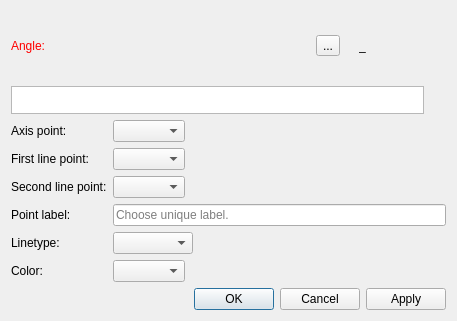
<?xml version="1.0" encoding="UTF-8"?>
<ui version="4.0">
 <class>DialogLineIntersectAxis</class>
 <widget class="QDialog" name="DialogLineIntersectAxis">
  <property name="geometry">
   <rect>
    <x>0</x>
    <y>0</y>
    <width>457</width>
    <height>321</height>
   </rect>
  </property>
  <property name="windowTitle">
   <string>Point intersect line and axis</string>
  </property>
  <property name="windowIcon">
   <iconset resource="../../../vmisc/share/resources/icon.qrc">
    <normaloff>:/icon/64x64/icon64x64.png</normaloff>:/icon/64x64/icon64x64.png</iconset>
  </property>
  <layout class="QVBoxLayout" name="verticalLayout_4">
   <item>
    <layout class="QHBoxLayout" name="horizontalLayout_9">
     <item alignment="Qt::AlignLeft">
      <widget class="QLabel" name="labelEditFormula">
       <property name="sizePolicy">
        <sizepolicy hsizetype="Fixed" vsizetype="Preferred">
         <horstretch>0</horstretch>
         <verstretch>0</verstretch>
        </sizepolicy>
       </property>
       <property name="palette">
        <palette>
         <active>
          <colorrole role="WindowText">
           <brush brushstyle="SolidPattern">
            <color alpha="255">
             <red>255</red>
             <green>0</green>
             <blue>0</blue>
            </color>
           </brush>
          </colorrole>
         </active>
         <inactive>
          <colorrole role="WindowText">
           <brush brushstyle="SolidPattern">
            <color alpha="255">
             <red>255</red>
             <green>0</green>
             <blue>0</blue>
            </color>
           </brush>
          </colorrole>
         </inactive>
         <disabled>
          <colorrole role="WindowText">
           <brush brushstyle="SolidPattern">
            <color alpha="255">
             <red>159</red>
             <green>158</green>
             <blue>158</blue>
            </color>
           </brush>
          </colorrole>
         </disabled>
        </palette>
       </property>
       <property name="text">
        <string>Angle:</string>
       </property>
      </widget>
     </item>
     <item>
      <spacer name="horizontalSpacer_2">
       <property name="orientation">
        <enum>Qt::Horizontal</enum>
       </property>
       <property name="sizeHint" stdset="0">
        <size>
         <width>40</width>
         <height>20</height>
        </size>
       </property>
      </spacer>
     </item>
     <item alignment="Qt::AlignRight">
      <widget class="QToolButton" name="toolButtonExprAngle">
       <property name="toolTip">
        <string>Formula wizard</string>
       </property>
       <property name="text">
        <string notr="true">...</string>
       </property>
       <property name="icon">
        <iconset resource="../../../vmisc/share/resources/icon.qrc">
         <normaloff>:/icon/24x24/fx.png</normaloff>:/icon/24x24/fx.png</iconset>
       </property>
       <property name="iconSize">
        <size>
         <width>24</width>
         <height>24</height>
        </size>
       </property>
      </widget>
     </item>
     <item alignment="Qt::AlignRight">
      <widget class="QLabel" name="label_3">
       <property name="text">
        <string/>
       </property>
       <property name="pixmap">
        <pixmap resource="../../../vmisc/share/resources/icon.qrc">:/icon/24x24/equal.png</pixmap>
       </property>
      </widget>
     </item>
     <item alignment="Qt::AlignRight">
      <widget class="QLabel" name="labelResultCalculation">
       <property name="sizePolicy">
        <sizepolicy hsizetype="Fixed" vsizetype="Preferred">
         <horstretch>0</horstretch>
         <verstretch>0</verstretch>
        </sizepolicy>
       </property>
       <property name="minimumSize">
        <size>
         <width>87</width>
         <height>0</height>
        </size>
       </property>
       <property name="toolTip">
        <string>Value</string>
       </property>
       <property name="text">
        <string notr="true">_</string>
       </property>
      </widget>
     </item>
    </layout>
   </item>
   <item>
    <layout class="QHBoxLayout" name="horizontalLayout_10">
     <item>
      <widget class="QPlainTextEdit" name="plainTextEditFormula">
       <property name="sizePolicy">
        <sizepolicy hsizetype="Expanding" vsizetype="Preferred">
         <horstretch>0</horstretch>
         <verstretch>0</verstretch>
        </sizepolicy>
       </property>
       <property name="maximumSize">
        <size>
         <width>16777215</width>
         <height>28</height>
        </size>
       </property>
       <property name="baseSize">
        <size>
         <width>4</width>
         <height>0</height>
        </size>
       </property>
       <property name="toolTip">
        <string>&lt;html&gt;&lt;head/&gt;&lt;body&gt;
&lt;table width = 370&gt;&lt;tr&gt;&lt;td align = left width =300&gt;&lt;b&gt;Angle Calculation&lt;/b&gt;&lt;br&gt;Angles are specified in degrees, i.e. a full circle equals 360 deg. Positive values for an  angle means counter-clockwise while a negative value means the clockwise direction. Zero degrees is at the 3 o'clock position.&lt;/td&gt;&lt;td align = right valign = middle&gt;&lt;img src=&quot;:/icon/64x64/rotation.png&quot;/&gt;&lt;/td&gt;&lt;/tr&gt;&lt;/table&gt;&lt;/body&gt;&lt;/html&gt;</string>
       </property>
       <property name="tabChangesFocus">
        <bool>true</bool>
       </property>
       <property name="lineWrapMode">
        <enum>QPlainTextEdit::NoWrap</enum>
       </property>
      </widget>
     </item>
     <item>
      <widget class="QPushButton" name="pushButtonGrowLengthAngle">
       <property name="maximumSize">
        <size>
         <width>16</width>
         <height>16</height>
        </size>
       </property>
       <property name="toolTip">
        <string>&lt;html&gt;&lt;head/&gt;&lt;body&gt;&lt;p&gt;Show full calculation in message box&lt;/p&gt;&lt;/body&gt;&lt;/html&gt;</string>
       </property>
       <property name="text">
        <string notr="true"/>
       </property>
       <property name="icon">
        <iconset theme="go-down">
         <normaloff>.</normaloff>.</iconset>
       </property>
       <property name="iconSize">
        <size>
         <width>16</width>
         <height>16</height>
        </size>
       </property>
       <property name="flat">
        <bool>true</bool>
       </property>
      </widget>
     </item>
    </layout>
   </item>
   <item>
    <layout class="QFormLayout" name="formLayout">
     <property name="fieldGrowthPolicy">
      <enum>QFormLayout::ExpandingFieldsGrow</enum>
     </property>
     <item row="0" column="0">
      <widget class="QLabel" name="labelAxisPoint">
       <property name="sizePolicy">
        <sizepolicy hsizetype="Preferred" vsizetype="Preferred">
         <horstretch>0</horstretch>
         <verstretch>0</verstretch>
        </sizepolicy>
       </property>
       <property name="text">
        <string>Axis point:</string>
       </property>
      </widget>
     </item>
     <item row="0" column="1">
      <widget class="QComboBox" name="comboBoxAxisPoint">
       <property name="toolTip">
        <string>Axis Point</string>
       </property>
      </widget>
     </item>
     <item row="1" column="0">
      <widget class="QLabel" name="labelFirstLinePoint">
       <property name="sizePolicy">
        <sizepolicy hsizetype="Preferred" vsizetype="Preferred">
         <horstretch>0</horstretch>
         <verstretch>0</verstretch>
        </sizepolicy>
       </property>
       <property name="text">
        <string>First line point:</string>
       </property>
      </widget>
     </item>
     <item row="1" column="1">
      <widget class="QComboBox" name="comboBoxFirstLinePoint">
       <property name="toolTip">
        <string>First point of line</string>
       </property>
      </widget>
     </item>
     <item row="2" column="0">
      <widget class="QLabel" name="labelSecondLinePoint">
       <property name="sizePolicy">
        <sizepolicy hsizetype="Preferred" vsizetype="Preferred">
         <horstretch>0</horstretch>
         <verstretch>0</verstretch>
        </sizepolicy>
       </property>
       <property name="text">
        <string>Second line point:</string>
       </property>
      </widget>
     </item>
     <item row="2" column="1">
      <widget class="QComboBox" name="comboBoxSecondLinePoint">
       <property name="toolTip">
        <string>Second point of line</string>
       </property>
      </widget>
     </item>
     <item row="3" column="0">
      <widget class="QLabel" name="labelEditNamePoint">
       <property name="sizePolicy">
        <sizepolicy hsizetype="Preferred" vsizetype="Preferred">
         <horstretch>0</horstretch>
         <verstretch>0</verstretch>
        </sizepolicy>
       </property>
       <property name="text">
        <string>Point label:</string>
       </property>
      </widget>
     </item>
     <item row="3" column="1">
      <widget class="QLineEdit" name="lineEditNamePoint">
       <property name="sizePolicy">
        <sizepolicy hsizetype="Expanding" vsizetype="Fixed">
         <horstretch>0</horstretch>
         <verstretch>0</verstretch>
        </sizepolicy>
       </property>
       <property name="toolTip">
        <string>Unique label</string>
       </property>
       <property name="placeholderText">
        <string>Choose unique label.</string>
       </property>
      </widget>
     </item>
     <item row="4" column="0">
      <widget class="QLabel" name="label_7">
       <property name="text">
        <string>Linetype:</string>
       </property>
      </widget>
     </item>
     <item row="4" column="1">
      <widget class="QComboBox" name="comboBoxLineType">
       <property name="minimumSize">
        <size>
         <width>80</width>
         <height>0</height>
        </size>
       </property>
       <property name="maximumSize">
        <size>
         <width>110</width>
         <height>16777215</height>
        </size>
       </property>
       <property name="toolTip">
        <string>Show line from first point to this point</string>
       </property>
       <property name="iconSize">
        <size>
         <width>80</width>
         <height>14</height>
        </size>
       </property>
      </widget>
     </item>
     <item row="5" column="0">
      <widget class="QLabel" name="label">
       <property name="text">
        <string>Color:</string>
       </property>
      </widget>
     </item>
     <item row="5" column="1">
      <widget class="QComboBox" name="comboBoxLineColor"/>
     </item>
    </layout>
   </item>
   <item>
    <widget class="QDialogButtonBox" name="buttonBox">
     <property name="orientation">
      <enum>Qt::Horizontal</enum>
     </property>
     <property name="standardButtons">
      <set>QDialogButtonBox::Apply|QDialogButtonBox::Cancel|QDialogButtonBox::Ok</set>
     </property>
    </widget>
   </item>
  </layout>
 </widget>
 <tabstops>
  <tabstop>plainTextEditFormula</tabstop>
  <tabstop>pushButtonGrowLengthAngle</tabstop>
  <tabstop>comboBoxAxisPoint</tabstop>
  <tabstop>comboBoxFirstLinePoint</tabstop>
  <tabstop>comboBoxSecondLinePoint</tabstop>
  <tabstop>lineEditNamePoint</tabstop>
  <tabstop>comboBoxLineType</tabstop>
  <tabstop>buttonBox</tabstop>
 </tabstops>
 <resources>
  <include location="../../../vmisc/share/resources/icon.qrc"/>
 </resources>
 <connections>
  <connection>
   <sender>buttonBox</sender>
   <signal>accepted()</signal>
   <receiver>DialogLineIntersectAxis</receiver>
   <slot>accept()</slot>
   <hints>
    <hint type="sourcelabel">
     <x>248</x>
     <y>254</y>
    </hint>
    <hint type="destinationlabel">
     <x>157</x>
     <y>274</y>
    </hint>
   </hints>
  </connection>
  <connection>
   <sender>buttonBox</sender>
   <signal>rejected()</signal>
   <receiver>DialogLineIntersectAxis</receiver>
   <slot>reject()</slot>
   <hints>
    <hint type="sourcelabel">
     <x>316</x>
     <y>260</y>
    </hint>
    <hint type="destinationlabel">
     <x>286</x>
     <y>274</y>
    </hint>
   </hints>
  </connection>
 </connections>
</ui>
